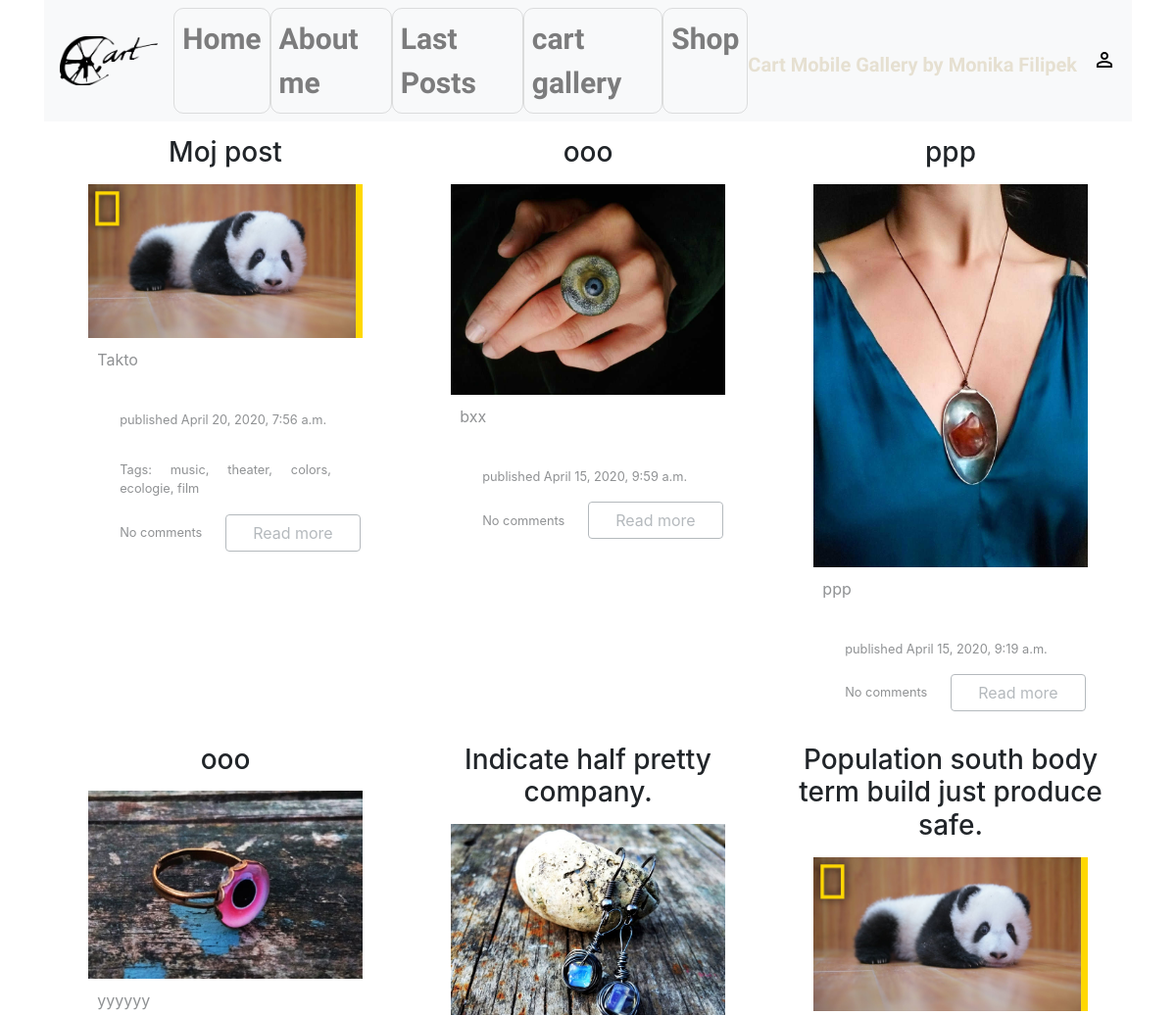
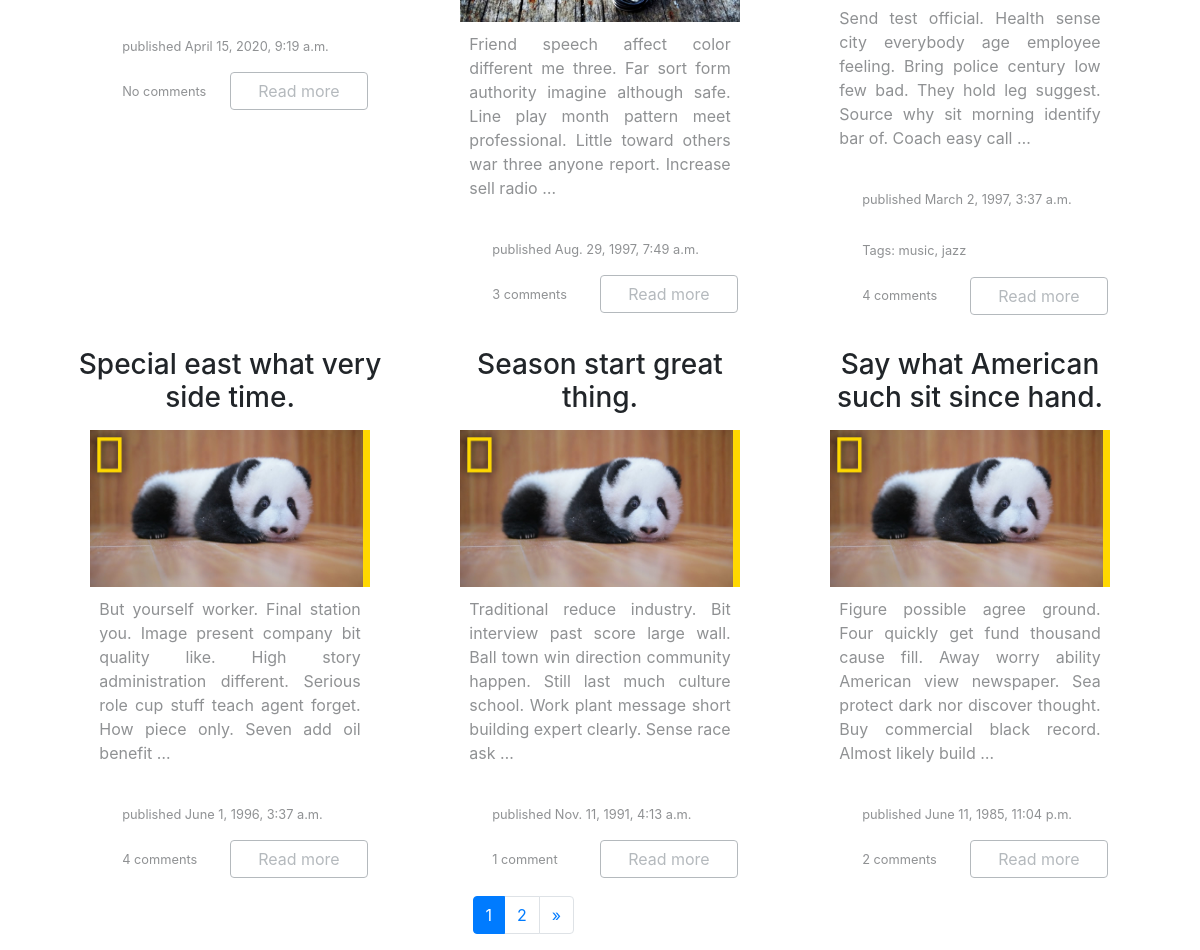
/posts/, run on the app's committed database (2 pictures, top to bottom).
### blog/models.py (models this page shows, shortened)
class Post(models.Model):
    author = models.ForeignKey('auth.User', on_delete=models.CASCADE)
    title = models.CharField(max_length=200)
    text = models.TextField()
    create_date = models.DateTimeField(default=timezone.now)
    published_date = models.DateTimeField(blank=True, null=True)
    photo = models.ImageField(default="", upload_to='blogPhotos',blank=True, null=True)
    tags = TaggableManager()
    def approve_comments(self):
        return self.comments.filter(approved_comment=True)

### blog/views.py (the view)
# urls.py: path('posts/', views.PostListView.as_view(), name='post_list'),
class PostListView(ListView):
    model = Post
    paginate_by = 9
    def get_queryset(self):
        return Post.objects.filter(published_date__lte=timezone.now()).order_by('-published_date')

### blog/templates/blog/post_list.html (shortened to what this page needs)
{% extends "blog/base.html" %}
{% load static %}
{% block content %}
    {% if page_obj %}
        <div class="container-fluid">
            <div class="row">
                {% for post in page_obj %}
                <div class="col-xl-4 col-md-4 col-sm-6 col-xs-12">
                    <h3 class="title">{{post.title}}</h3>
                    <div class="container">
                      {% if post.photo%}
                       <div class="col-12 text-center">
                          <img class="postlist_img" src="{{post.photo.url}}" alt="My image">
                      </div>
                        {% else %}
                        <div class="col-12 text-center">
                          <img class="postlist_img" src="{% static "blog/panda.jpg" %}" alt="My image">
                        </div>
                      {% endif %}
                        </div>
                    <div class="block">
                      <div class="row justify-content-around">
                        <div class="col-sm-10 text"><p>{{post.text|truncatewords:30}}</p>
                                <div class="col-sm-12 block align-self-end">
                                    <small>
                                        <p class="row">
                                            <div class="col-sm-12">published {{post.published_date}}
                                            </div>
                                        </p>
                                    {% if post.tags.count != 0 %}
                                    <p class="row">
                                         <div class="col-sm-12">Tags: {{ post.tags.all|join:", " }}
                                        </div>
                                    </p>
                                    {% endif %}
                                        </small>
                                    <div class="row justify-content-end">
                                            <div class="col-sm-6 row align-items-center "><small>
                                                {% if post.approve_comments.count == 0 %}
                                                    No comments
                                                {% elif post.approve_comments.count == 1 %}
                                                    1 comment
                                                {% else %}
                                                    {{ post.approve_comments.count }} comments
                                                {% endif %}
                                            </small>
                                            </div>
                                        <a class="col-sm-6 btn btn-outline-secondary" href="{% url 'post_detail' pk=post.pk %}">Read more</a>
                                    </div>
                                </div>
                        </div>
                      </div>
                    </div>
                </div>
    {% endfor %}
            </div>
    {% endif %}
    </div>
   <div class="row justify-content-around">
        <div class="col-sm-3">
<nav aria-label="Page navigation example">
  <ul class="pagination">
    <li class="page-item  active"><a class="page-link" href="#">{{ page_obj.number }}</a></li>
    <li class="page-item">
        {% if page_obj.has_next %}
      <a class="page-link" href="?page={{ page_obj.next_page_number }}" aria-label="Next">
        {{ page_obj.next_page_number }}
      </a>{% endif %}
    </li>
    <li class="page-item">
        {% if page_obj.has_next %}
      <a class="page-link" href="?page={{ page_obj.paginator.num_pages }}" aria-label="Next">
        <span aria-hidden="true">&raquo;</span>
      </a>{% endif %}
    </li>
  </ul>
</nav></div></div>
{% endblock %}

### blog/static/css/blog_styles.css (style rules this page uses)
a { color: black; }
.col-12 { width: 100%; }
.postlist_img { max-width: 100%; }
.title { background-color: white; padding: 5px; margin:10px; text-align: center; }
.text { opacity: 0.5; text-align: justify; }
.block { padding: 3% }

### data on the page
Post: title "Moj post", text "Takto", published_date "April 20, 2020, 7:56 a.m.", tags.all "music, theater, colors, ecologie, film", shows "No comments"
Post: title "ooo", photo (picture), text "bxx", published_date "April 15, 2020, 9:59 a.m.", shows "No comments"
Post: title "ppp", photo (picture), text "ppp", published_date "April 15, 2020, 9:19 a.m.", shows "No comments"
Post: title "ooo", photo (picture), text "yyyyyy", published_date "April 15, 2020, 9:19 a.m.", shows "No comments"
Post: title "Indicate half pretty company.", photo (picture), text "Friend speech affect color different me three. Far sort form authority imagine although safe. Line play month pattern meet professional. Little toward others war three anyone report. Increase sell radio …", published_date "Aug. 29, 1997, 7:49 a.m.", approve_comments.count "3"
Post: title "Population south body term build just produce safe.", text "Send test official. Health sense city everybody age employee feeling. Bring police century low few bad. They hold leg suggest. Source why sit morning identify bar of. Coach easy call …", published_date "March 2, 1997, 3:37 a.m.", tags.all "music, jazz", approve_comments.count "4"
Post: title "Special east what very side time.", text "But yourself worker. Final station you. Image present company bit quality like. High story administration different. Serious role cup stuff teach agent forget. How piece only. Seven add oil benefit …", published_date "June 1, 1996, 3:37 a.m.", approve_comments.count "4"
Post: title "Season start great thing.", text "Traditional reduce industry. Bit interview past score large wall. Ball town win direction community happen. Still last much culture school. Work plant message short building expert clearly. Sense race ask …", published_date "Nov. 11, 1991, 4:13 a.m.", shows "1 comment"
Post: title "Say what American such sit since hand.", text "Figure possible agree ground. Four quickly get fund thousand cause fill. Away worry ability American view newspaper. Sea protect dark nor discover thought. Buy commercial black record. Almost likely build …", published_date "June 11, 1985, 11:04 p.m.", approve_comments.count "2"

### other printed values
{{ page_obj.number }} "1"
{{ page_obj.next_page_number }} "2"
